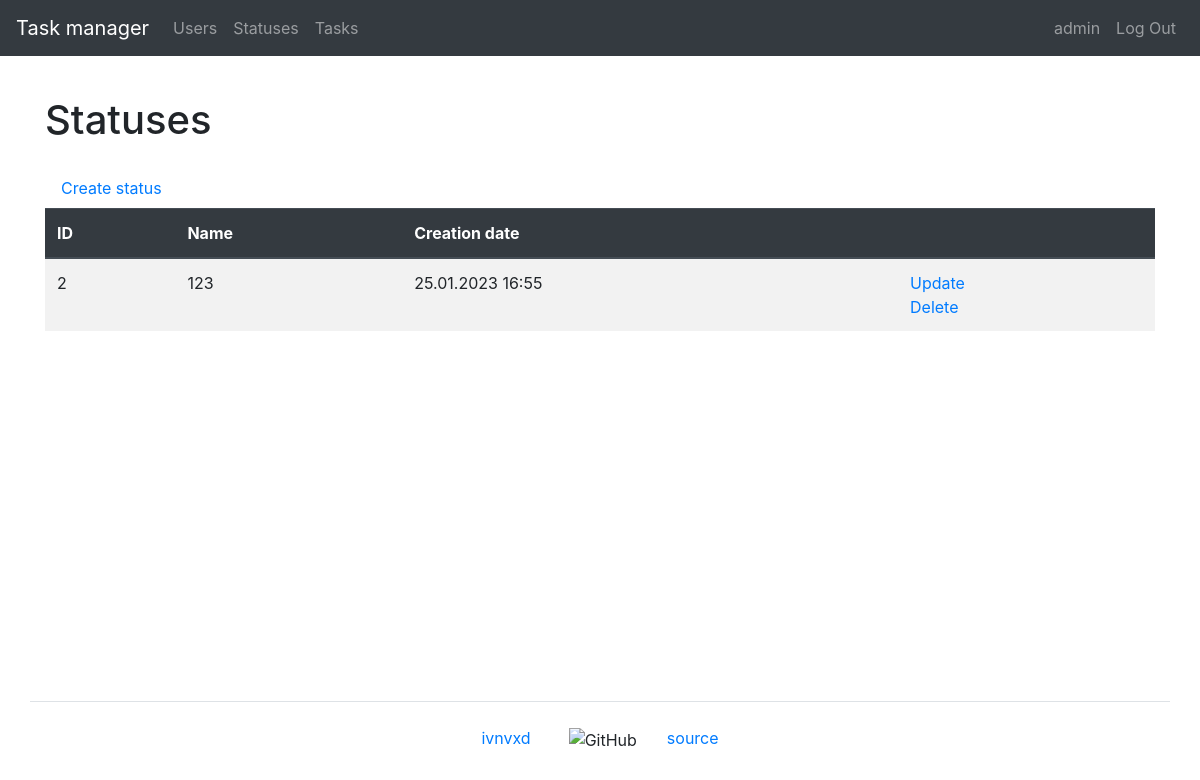
The page /statuses/ (signed in) on the database as committed earlier.
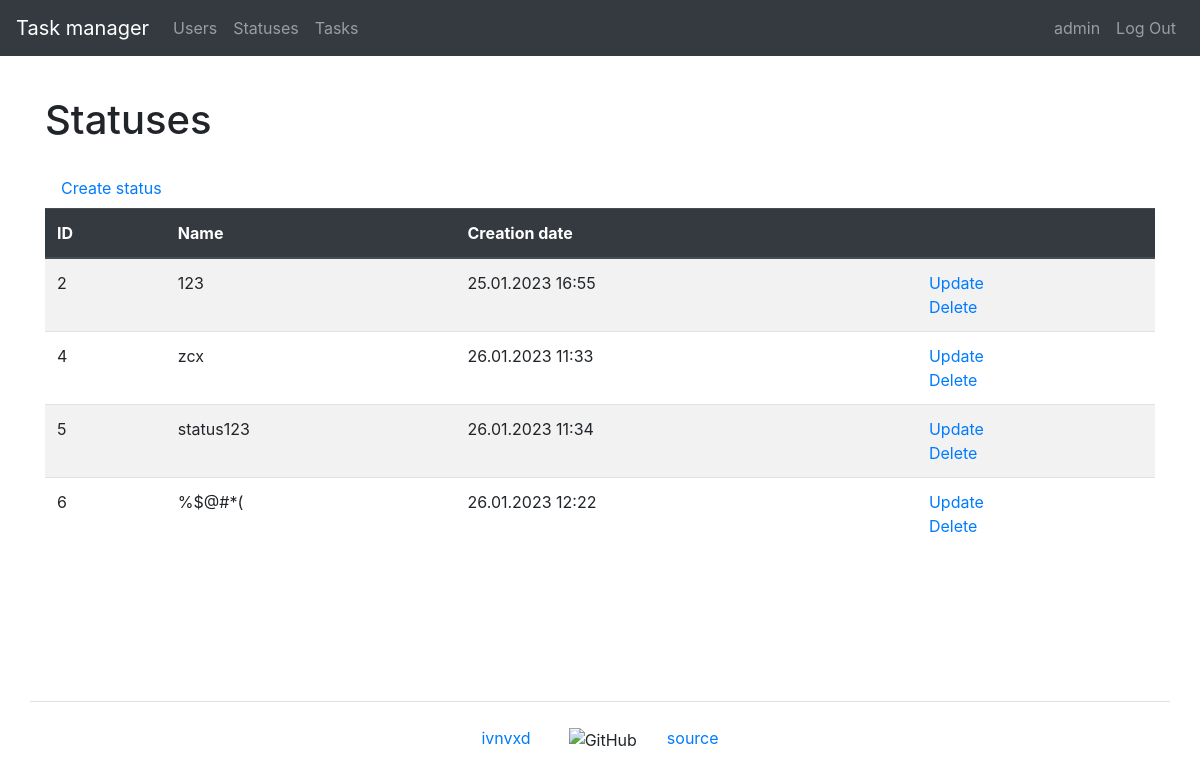
The same page on the database as committed later.
### task_manager/statuses/models.py (models this page shows, shortened)
class Status(models.Model):
    name = models.CharField(
        max_length=150,
        unique=True,
        blank=False,
        verbose_name=_('Name'),
    )
    date_created = models.DateTimeField(
        auto_now_add=True,
        verbose_name=_('Creation date')
    )
    class Meta:
        verbose_name = _('Status')
        verbose_name_plural = _('Statuses')

### task_manager/statuses/views.py (the view)
# urls.py: path('', StatusesListView.as_view(), name='statuses'),
class StatusesListView(AuthRequiredMixin, ListView):
    template_name = 'statuses/statuses.html'
    model = Status
    context_object_name = 'statuses'
    extra_context = {
        'title': _('Statuses')
    }

### task_manager/mixins.py (called while the page is built)
    def dispatch(self, request, *args, **kwargs):
        if not request.user.is_authenticated:
            messages.error(request, self.auth_message)
            return redirect(reverse_lazy('login'))
        return super().dispatch(request, *args, **kwargs)

### task_manager/templates/statuses/statuses.html (shortened to what this page needs)
{% extends "base.html" %}
{% load bootstrap4 %}
{% load i18n %}
{% block content %}
    <h1 class="my-4">{{ title }}</h1>
    <a class="nav-link" href="{% url 'status_create' %}">{% trans 'Create status' %}</a>
    <table class="table table-striped">
        <thead class="thead-dark">
            <tr>
                <th>ID</th>
                <th>{% trans 'Name' %}</th>
                <th>{% trans 'Creation date' %}</th>
                <th></th>
            </tr>
        </thead>
        <tbody>
            {% if statuses %}
                {% for status in statuses %}
                    <tr>
                        <td>{{ status.id }}</td>
                        <td>{{ status.name }}</td>
                        <td>{{ status.date_created|date:"d.m.Y H:i" }}</td>
                        <td>
                          <a href="{% url 'status_update' status.id %}">{% trans 'Update' %}</a>
                          <br>
                          <a href="{% url 'status_delete' status.id %}">{% trans 'Delete' %}</a>
                        </td>
                    </tr>
                {% endfor %}
            {% endif %}
        </tbody>
    </table>
{% endblock content %}

Rows that differ between the two databases and show on the page:
added Status: id "4", name "zcx", date_created "26.01.2023 11:33"
added Status: id "5", name "status123", date_created "26.01.2023 11:34"
added Status: id "6", name "%$@#*(", date_created "26.01.2023 12:22"
